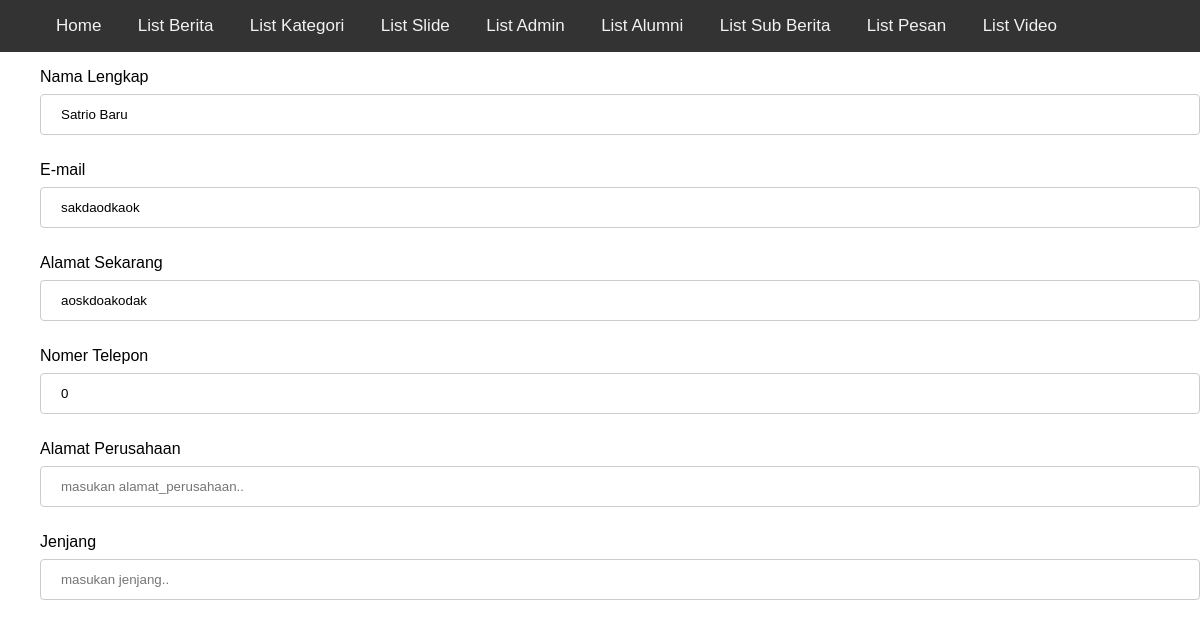
The page /admin/lihat_alumni.php?id=4 on the database its author committed.
### tables this page shows
CREATE TABLE `alumni` (
  `id_alumni` int(5) NOT NULL,
  `nama_lengkap` varchar(50) NOT NULL,
  `email` varchar(50) NOT NULL,
  `alamat_sekarang` varchar(50) NOT NULL,
  `nomer_telepon` int(50) NOT NULL,
  `alamat_perusahaan` varchar(50) NOT NULL,
  `jenjang` varchar(50) NOT NULL
);

### admin/function.php (called while the page is built, shortened)
<?php
$conn = mysqli_connect("localhost","root","","berita_kita");
function query($query){
    global $conn;
    $result= mysqli_query($conn,$query);
    $rows=[];
    while($row=mysqli_fetch_assoc($result)){
        $rows[]=$row;
    }
    return $rows;
}
?>

### admin/lihat_alumni.php (the view, shortened to what this page needs)
<?php
include "layout/header.php";
require 'function.php';
$id = $_GET["id"];
$alumni = query("SELECT * FROM alumni WHERE id_alumni = $id")[0];
?>
<html>
    <link rel="stylesheet" href="css/edit_berita.css">
<form action="" method="post" enctype="multipart/form-data">
    <ul>
        <div class="edit-label">
            <label for="nama_lengkap">Nama Lengkap</label> <br>
                <input type="text" name="nama_lengkap" placeholder="masukan judul utama.."
                required value="<?=$alumni["nama_lengkap"];?>" readonly>  <br>
            <label for="email">E-mail</label> <br>
                <input type="text" name="email" placeholder="masukan email.."
                required value="<?=$alumni["email"];?>" readonly>  <br>
            <label for="alamat_sekarang">Alamat Sekarang</label> <br>
                <input type="text" name="alamat_sekarang" placeholder="masukan alamat_sekarang.."
                required value="<?=$alumni["alamat_sekarang"];?>" readonly>  <br>
            <label for="nomer_telepon">Nomer Telepon</label> <br>
                <input type="text" name="nomer_telepon" placeholder="masukan nomer_telepon.."
                required value="<?=$alumni["nomer_telepon"];?>" readonly>  <br>
            <label for="alamat_perusahaan">Alamat Perusahaan</label> <br>
                <input type="text" name="alamat_perusahaan" placeholder="masukan alamat_perusahaan.."
                required value="<?=$alumni["alamat_perusahaan"];?>" readonly>  <br>
            <label for="jenjang">Jenjang</label> <br>
                <input type="text" name="jenjang" placeholder="masukan jenjang.."
                required value="<?=$alumni["jenjang"];?>" readonly>  <br>
        </div>
    </ul>
</form>
</html>

### admin/css/edit_berita.css (style rules this page uses)
input[type=text], [type=url], select { width: 100%; padding: 12px 20px; margin: 8px 0; display: block; border: 1px solid #ccc; border-radius: 4px; -webkit-box-sizing: border-box; box-sizing: border-box; }
.edit-label input { width: 100%; }

### admin/layout/header.php (style rules this page uses)
body { margin: 0; font-family: Arial, Helvetica, sans-serif; }

### rows shown on the page
alumni: nama_lengkap "Satrio Baru", email "sakdaodkaok", alamat_sekarang "aoskdoakodak", nomer_telepon "0"
